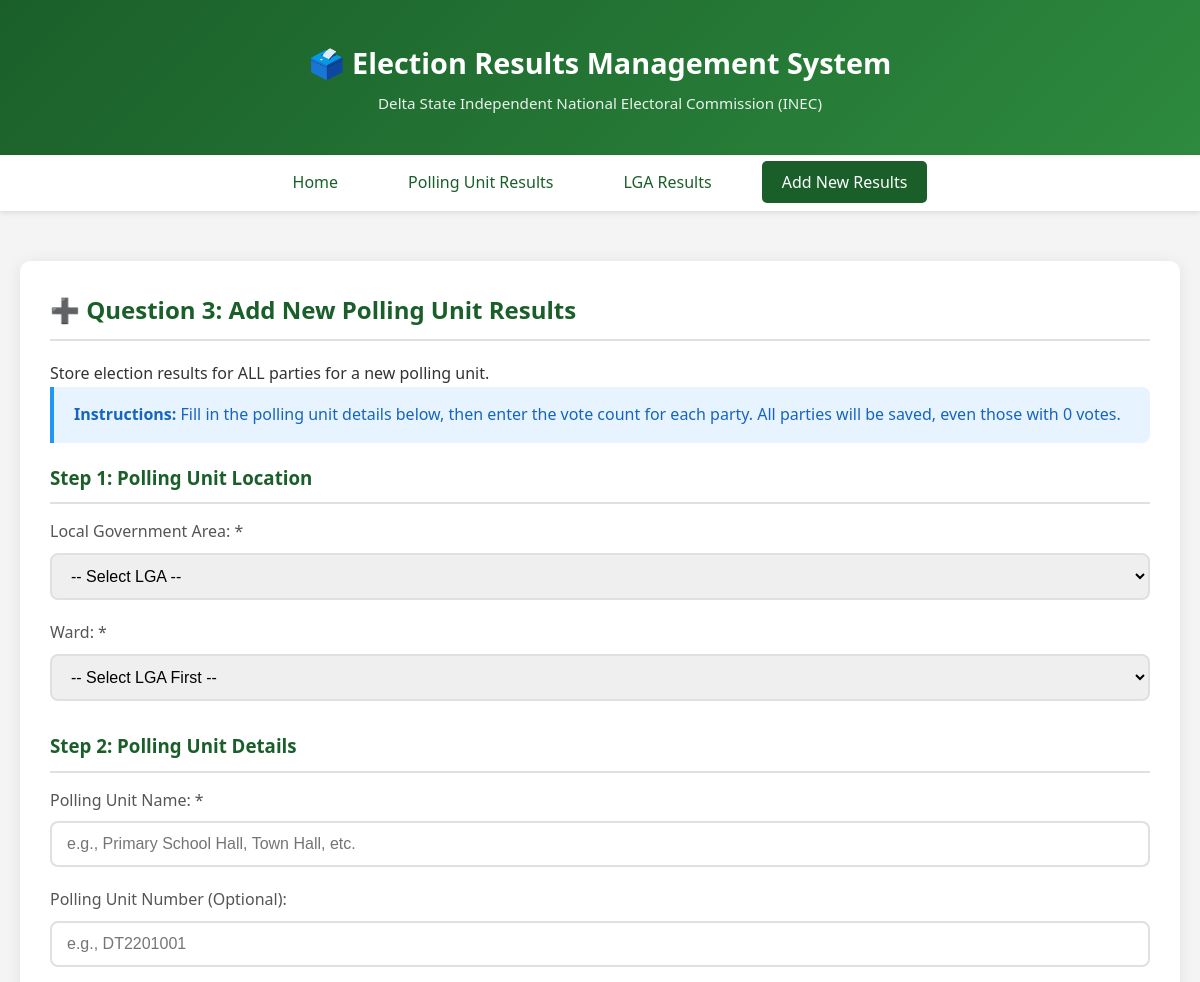
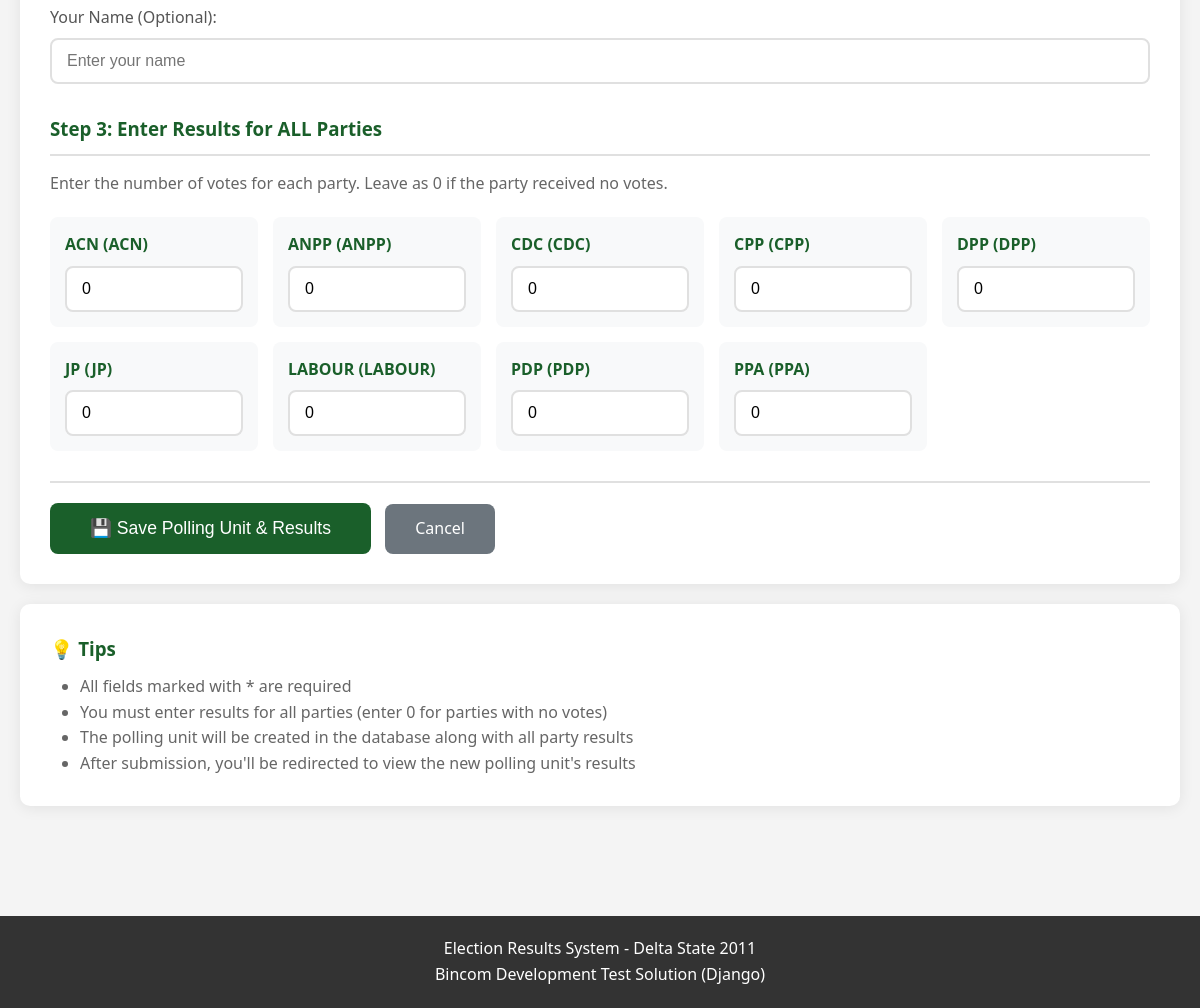
Page /add-results/ on the committed database (2 pictures, top to bottom).
### results/models.py (models this page shows, shortened)
class Party(models.Model):
    id = models.AutoField(primary_key=True)
    partyid = models.CharField(max_length=11)
    partyname = models.CharField(max_length=11)
    class Meta:
        db_table = 'party'
        verbose_name_plural = 'Parties'
        managed = False

### results/views.py (the view, shortened to what this page needs)
# urls.py: path('add-results/', views.add_results, name='add_results'),
def add_results(request):
    parties = Party.objects.all().order_by('partyname')
    lgas = Lga.objects.filter(state_id=25).order_by('lga_name')
    context = {
        'lgas': lgas,
        'parties': parties,
    }
    return render(request, 'results/add_results.html', context)

### results/templates/results/add_results.html (shortened to what this page needs)
{% extends 'results/base.html' %}
{% block content %}
<div class="card">
    <h2>➕ Question 3: Add New Polling Unit Results</h2>
    <p>Store election results for ALL parties for a new polling unit.</p>
    <div class="info-box">
        <p><strong>Instructions:</strong> Fill in the polling unit details below, then enter the vote count for each
            party.
            All parties will be saved, even those with 0 votes.</p>
    </div>
    <form method="POST" action="{% url 'results:add_results' %}" style="margin-top: 20px;">
        <h3 style="color: #1a5f2a; margin-bottom: 15px; padding-bottom: 10px; border-bottom: 2px solid #e0e0e0;">
            Step 1: Polling Unit Location
        </h3>
        <div class="form-group">
            <label for="lga_id">Local Government Area: *</label>
            <select name="lga_id" id="lga_id" required onchange="loadWards(this.value)">
                <option value="">-- Select LGA --</option>
            </select>
        </div>
        <div class="form-group">
            <label for="ward_id">Ward: *</label>
            <select name="ward_id" id="ward_id" required>
                <option value="">-- Select LGA First --</option>
            </select>
        </div>
        <h3 style="color: #1a5f2a; margin: 30px 0 15px 0; padding-bottom: 10px; border-bottom: 2px solid #e0e0e0;">
            Step 2: Polling Unit Details
        </h3>
        <div class="form-group">
            <label for="pu_name">Polling Unit Name: *</label>
            <input type="text" name="pu_name" id="pu_name" required
                placeholder="e.g., Primary School Hall, Town Hall, etc.">
        </div>
        <div class="form-group">
            <label for="pu_number">Polling Unit Number (Optional):</label>
            <input type="text" name="pu_number" id="pu_number" placeholder="e.g., DT2201001">
        </div>
        <div class="form-group">
            <label for="entered_by">Your Name (Optional):</label>
            <input type="text" name="entered_by" id="entered_by" placeholder="Enter your name">
        </div>
        <h3 style="color: #1a5f2a; margin: 30px 0 15px 0; padding-bottom: 10px; border-bottom: 2px solid #e0e0e0;">
            Step 3: Enter Results for ALL Parties
        </h3>
        <p style="color: #666; margin-bottom: 20px;">
            Enter the number of votes for each party. Leave as 0 if the party received no votes.
        </p>
        <div class="party-grid">
            {% for party in parties %}
            <div class="party-input">
                <label for="party_{{ party.partyid }}">{{ party.partyname }} ({{ party.partyid }})</label>
                <input type="number" name="party_{{ party.partyid }}" id="party_{{ party.partyid }}" min="0" value="0"
                    placeholder="0">
            </div>
            {% endfor %}
        </div>
        <div style="margin-top: 30px; padding-top: 20px; border-top: 2px solid #e0e0e0;">
            <button type="submit" style="font-size: 1.1rem; padding: 15px 40px;">
                💾 Save Polling Unit & Results
            </button>
            <a href="{% url 'results:index' %}" class="btn btn-secondary" style="margin-left: 10px;">Cancel</a>
        </div>
    </form>
</div>
<div class="card" style="margin-top: 20px;">
    <h3 style="color: #1a5f2a;">💡 Tips</h3>
    <ul style="list-style: disc; margin-left: 30px; margin-top: 10px; color: #666;">
        <li>All fields marked with * are required</li>
        <li>You must enter results for all parties (enter 0 for parties with no votes)</li>
        <li>The polling unit will be created in the database along with all party results</li>
        <li>After submission, you'll be redirected to view the new polling unit's results</li>
    </ul>
</div>
{% endblock %}

### results/templates/results/base.html (shortened to what this page needs)
<!DOCTYPE html>
<html lang="en">
<head>
</head>
<body>
    <header>
        <div class="container">
            <h1>🗳️ Election Results Management System</h1>
            <p>Delta State Independent National Electoral Commission (INEC)</p>
        </div>
    </header>
    <nav>
        <ul>
            <li><a href="{% url 'results:index' %}" {% if request.resolver_match.url_name == 'index' %}class="active"{% endif %}>Home</a></li>
            <li><a href="{% url 'results:polling_unit_results' %}" {% if request.resolver_match.url_name == 'polling_unit_results' %}class="active"{% endif %}>Polling Unit Results</a></li>
            <li><a href="{% url 'results:lga_results' %}" {% if request.resolver_match.url_name == 'lga_results' %}class="active"{% endif %}>LGA Results</a></li>
            <li><a href="{% url 'results:add_results' %}" {% if request.resolver_match.url_name == 'add_results' %}class="active"{% endif %}>Add New Results</a></li>
        </ul>
    </nav>
    <main>
        <div class="container">
            {% block content %}{% endblock %}
        </div>
    </main>
    <footer>
        <p>Election Results System - Delta State 2011</p>
        <p>Bincom Development Test Solution (Django)</p>
    </footer>
</body>
</html>

### results/templates/results/base.html (style rules this page uses)
* { margin: 0; padding: 0; box-sizing: border-box; }
body { font-family: 'Segoe UI', Tahoma, Geneva, Verdana, sans-serif; line-height: 1.6; background-color: #f4f4f4; color: #333; }
.container { max-width: 1200px; margin: 0 auto; padding: 20px; }
header { background: linear-gradient(135deg, #1a5f2a 0%, #2d8a3e 100%); color: white; padding: 20px 0; box-shadow: 0 2px 10px rgba(0,0,0,0.1); }
header h1 { text-align: center; font-size: 1.8rem; margin-bottom: 5px; }
header p { text-align: center; opacity: 0.9; font-size: 0.95rem; }
nav { background: #fff; padding: 15px 0; box-shadow: 0 2px 5px rgba(0,0,0,0.1); }
nav ul { list-style: none; display: flex; justify-content: center; gap: 30px; flex-wrap: wrap; }
nav a { text-decoration: none; color: #1a5f2a; font-weight: 500; padding: 10px 20px; border-radius: 5px; transition: all 0.3s; }
nav a:hover, nav a.active { background: #1a5f2a; color: white; }
main { padding: 30px 0; }
.card { background: white; border-radius: 10px; box-shadow: 0 2px 15px rgba(0,0,0,0.08); padding: 30px; margin-bottom: 20px; }
.card h2 { color: #1a5f2a; margin-bottom: 20px; padding-bottom: 10px; border-bottom: 2px solid #e0e0e0; }
.form-group { margin-bottom: 20px; }
label { display: block; margin-bottom: 8px; font-weight: 500; color: #555; }
select, input[type="text"], input[type="number"] { width: 100%; padding: 12px 15px; border: 2px solid #e0e0e0; border-radius: 8px; font-size: 1rem; transition: border-color 0.3s; }
button, .btn { background: #1a5f2a; color: white; padding: 12px 30px; border: none; border-radius: 8px; font-size: 1rem; cursor: pointer; transition: background 0.3s; text-decoration: none; display: inline-block; }
.btn-secondary { background: #6c757d; }
.info-box { background: #e7f3ff; border-left: 4px solid #2196f3; padding: 15px 20px; margin-bottom: 20px; border-radius: 0 8px 8px 0; }
.info-box p { color: #1565c0; margin: 0; }
.party-grid { display: grid; grid-template-columns: repeat(auto-fill, minmax(200px, 1fr)); gap: 15px; margin-top: 20px; }
.party-input { background: #f8f9fa; padding: 15px; border-radius: 8px; }
.party-input label { font-weight: 600; color: #1a5f2a; }
footer { background: #333; color: white; text-align: center; padding: 20px; margin-top: 40px; }

### rows in the picture
Party: partyname "ACN", partyid "ACN"
Party: partyname "ANPP", partyid "ANPP"
Party: partyname "CDC", partyid "CDC"
Party: partyname "CPP", partyid "CPP"
Party: partyname "DPP", partyid "DPP"
Party: partyname "JP", partyid "JP"
Party: partyname "LABOUR", partyid "LABOUR"
Party: partyname "PDP", partyid "PDP"
Party: partyname "PPA", partyid "PPA"
